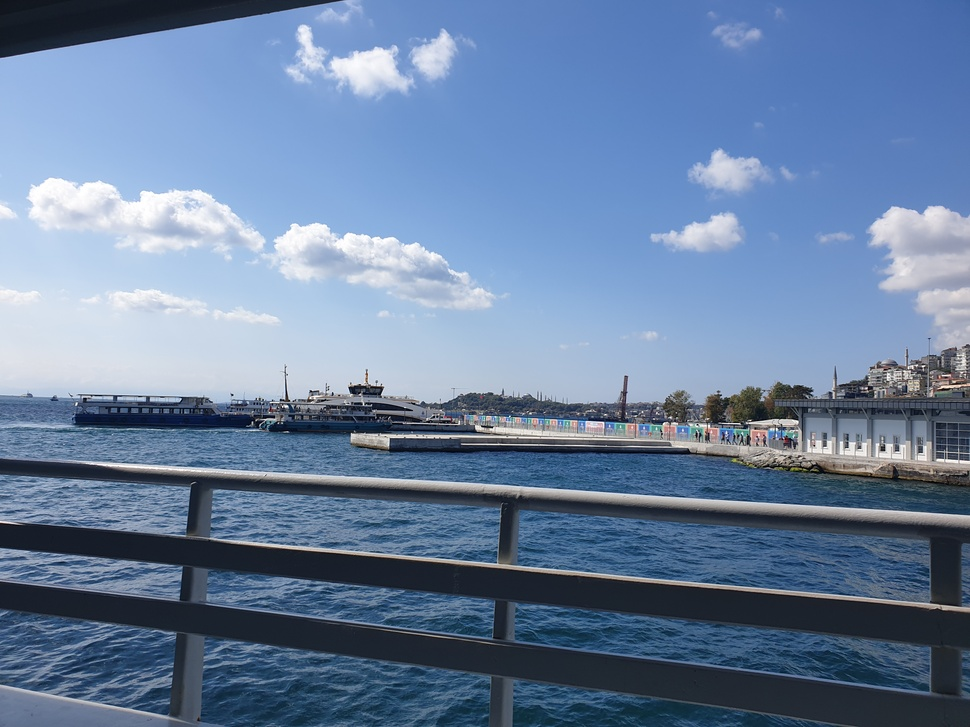
#> input picture Q/slic.jpg, 970 x 727 px, shrunk from 4032 x 3024 before the run, found by its file name
$ python q3.py   (older library calls are emulated)
#> lines starting #> are read from the running program, lines starting #| are printed output that depends on the picture; after the words box and inside, x2 and y2 are one past the last pixel; in counts of white or black regions, pixels touching at a corner belong together
#> the answer given: 3
#> further down, image is the input picture: shape (727, 970, 3); mean B, G, R 159.8, 128.3, 105.3
import math
import sys

import cv2
import numpy as np
from scipy import ndimage


def normalize(img):
    # linear normalizing img between 0 to 255
    return ((img - img.min()) * (255 / (img.max() - img.min()))).astype('uint8')


def resize(img, zarib):
    w = int(img.shape[1] * zarib)
    h = int(img.shape[0] * zarib)
    return cv2.resize(img, (w, h), interpolation=cv2.INTER_AREA)


def q3(image, k=64, it=1):
#> called with k = 3, it = 5
    laplacian = cv2.Laplacian(cv2.cvtColor(image, cv2.COLOR_BGR2GRAY), cv2.CV_64F).astype('int')
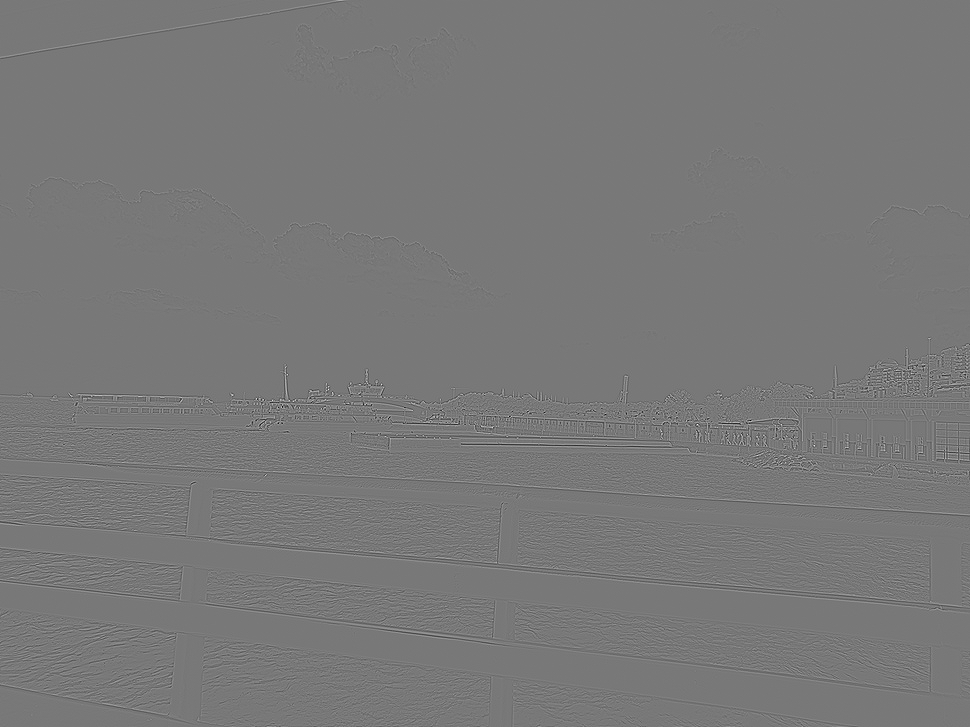
#> laplacian: shape (727, 970) int64; min -510, max 569, mean 0; drawn with min black and max white
    N = image.shape[0] * image.shape[1]
#> N = 705190
    S = math.sqrt(N / k)
#> S = 484.8
    h_main = image.shape[0]
#> h_main = 727
    w_main = image.shape[1]
#> w_main = 970
    s = int(np.ceil(S))
#> s = 485
    h = int(np.round(image.shape[0] / S))
#> h = 1
    w = int(np.round(image.shape[1] / S))
#> w = 2
    centers = np.array([[(0, 0) for i in range(w)] for j in range(h)])
#> centers = [[0, 0], [0, 0]]
    dual = np.array([[0 for i in range(image.shape[1])] for j in range(image.shape[0])])
    Lab = cv2.cvtColor(image, cv2.COLOR_BGR2Lab).astype('int')
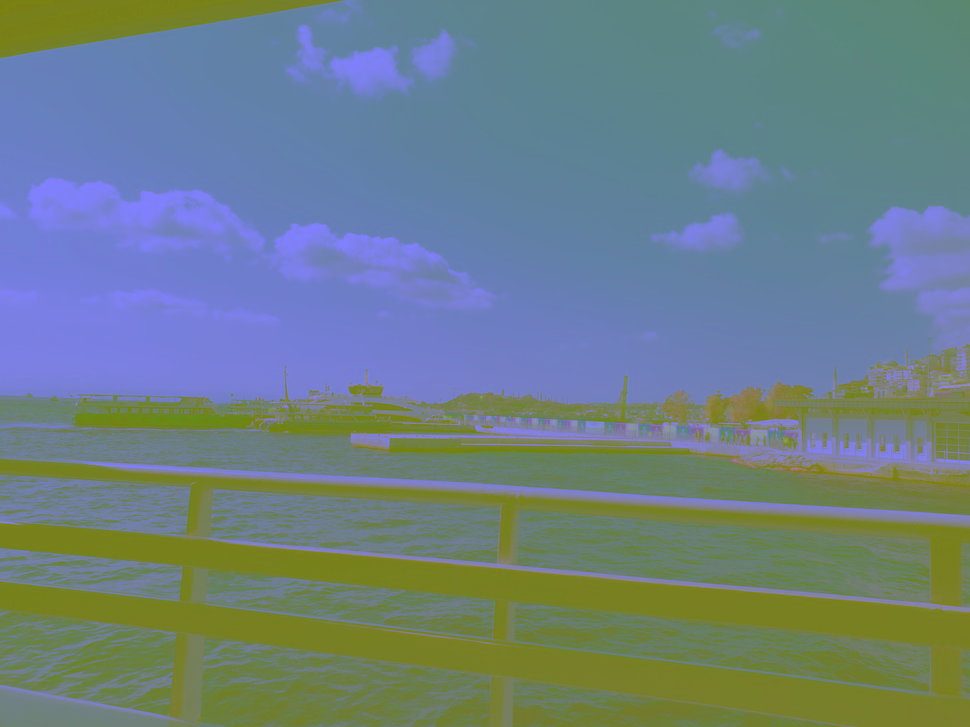
#> Lab: shape (727, 970, 3) int64; mean B, G, R 133, 128.4, 108.7
    c_num = 0
    for j in range(h):
        for i in range(w):
            y = int(np.round((S / 2) + (S * j)))
            x = int(np.round((S / 2) + (S * i)))
            t, t, minLoc, t = cv2.minMaxLoc(laplacian[y - 2:y + 3, x - 2:x + 3])
            tuple = (y + minLoc[1], x + minLoc[0])
            centers[j, i] = tuple
            s2 = int(s / 2)
            dual[max(0, tuple[0] - s2):min(h_main, tuple[0] + s2 + 1),
            max(0, tuple[1] - s2):min(w_main, tuple[1] + s2 + 1)] = c_num
            c_num += 1
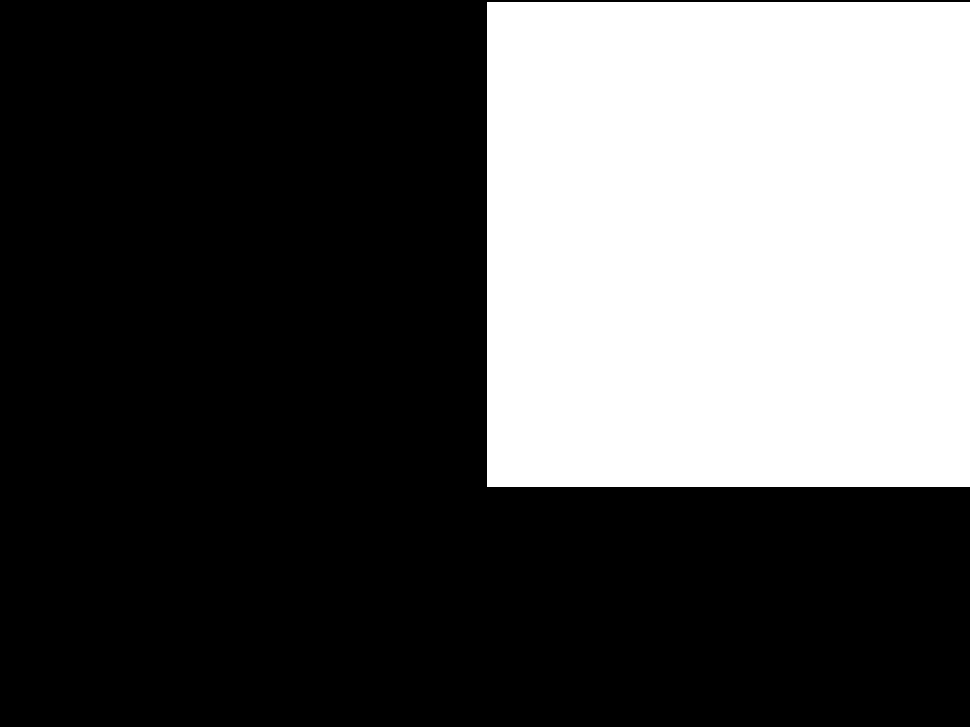
#> dual: shape (727, 970) int64; values 0 (black) and 1 (white), 33.2% white; 1 white region, box (x1, y1, x2, y2) and area: (487, 2, 970, 487) 234255
#> after the loop, c_num = 2; centers = [[245, 243], [244, 729]]
            # [7 lines of commented-out code are left out]
    temp = np.subtract(np.zeros_like(dual), 1)
    alpha = 6 / S
#> alpha = 0.0124
    inf = (s * 2) + S ** 2 * (256 * 3)
#> inf = 180529610
    # print(centers)
    for tu in range(it):
        print('Startint',it,'step')
        for j in range(h + 1):
            for i in range(w + 1):
                coords = np.array([0, 0, 0, 0])

                if i < w and j < h:
                    c0, c1 = centers[j, i, 0], centers[j, i, 1]
                    coords[0] = (dual[c0, c1])
                    l0, a0, b0 = Lab[c0, c1, 0], Lab[c0, c1, 1], Lab[c0, c1, 2]
                    up_y = c0
                    up_x = c1

                if i != 0 and j != h:
                    p1y, p1x = centers[j, i - 1, 0], centers[j, i - 1, 1]
                    coords[1] = (dual[p1y, p1x])
                    l1, a1, b1 = Lab[p1y, p1x, 0], Lab[p1y, p1x, 1], Lab[p1y, p1x, 2]
                    down_x = p1x
                    up_y = p1y

                if j != 0 and i != w:
                    p2y, p2x = centers[j - 1, i, 0], centers[j - 1, i, 1]
                    coords[2] = (dual[p2y, p2x])
                    l2, a2, b2 = Lab[p2y, p2x, 0], Lab[p2y, p2x, 1], Lab[p2y, p2x, 2]
                    down_y = p2y
                    up_x = p2x

                if j != 0 and i != 0:
                    p3y, p3x = centers[j - 1, i - 1, 0], centers[j - 1, i - 1, 1]
                    coords[3] = (dual[p3y, p3x])
                    l3, a3, b3 = Lab[p3y, p3x, 0], Lab[p3y, p3x, 1], Lab[p3y, p3x, 2]
                    down_x = p3x
                    down_y = p3y

                if i == w: up_x = w_main
                if j == h: up_y = h_main
                if i == 0: down_x = 0
                if j == 0: down_y = 0

                for s0 in range(down_y, up_y):
                    for s1 in range(down_x, up_x):

                        d = [inf, inf, inf, inf]

                        if j != h and i != w:
                            d[0] = ((alpha * math.sqrt((s0 - c0) ** 2 + (s1 - c1) ** 2)) \
                                    + math.sqrt((Lab[s0, s1, 0] - l0) ** 2 + (Lab[s0, s1, 1] - a0) ** 2 + (
                                            Lab[s0, s1, 2] - b0) ** 2))

                        if i != 0 and j != h:
                            d[1] = ((alpha * math.sqrt((s0 - p1y) ** 2 + (s1 - p1x) ** 2)) \
                                    + math.sqrt((Lab[s0, s1, 0] - l1) ** 2 + (Lab[s0, s1, 1] - a1) ** 2 + (
                                            Lab[s0, s1, 2] - b1) ** 2))

                        if j != 0 and i != w:
                            d[2] = ((alpha * math.sqrt((s0 - p2y) ** 2 + (s1 - p2x) ** 2)) \
                                    + math.sqrt((Lab[s0, s1, 0] - l2) ** 2 + (Lab[s0, s1, 1] - a2) ** 2 + (
                                            Lab[s0, s1, 2] - b2) ** 2))
                        if j != 0 and i != 0:
                            d[3] = ((alpha * math.sqrt((s0 - p3y) ** 2 + (s1 - p3x) ** 2)) \
                                    + math.sqrt((Lab[s0, s1, 0] - l3) ** 2 + (Lab[s0, s1, 1] - a3) ** 2 + (
                                            Lab[s0, s1, 2] - b3) ** 2))

                        temp[s0, s1] = coords[np.argmin(d)]
                        # print(d)
                        # print(dual[s0, s1])
                print(i, j, '/', w, h)

        dual = ndimage.median_filter(temp, size=int(math.sqrt(S)*2.5))

        c_num = 0
        err_count = 0
        threshold = S / 10
        if tu == it - 1:
            print('FINISH')
            break
        cc = 0
        for j in range(h):
            for i in range(w):
                if c_num in dual:
                    mod = np.zeros_like(dual)
                    mod[dual == c_num] = 1
                    ah = int(np.round(np.sum(np.transpose(mod).dot(range(h_main))) / np.count_nonzero(mod)))
                    aw = int(np.round(np.sum(mod.dot(range(w_main))) / np.count_nonzero(mod)))
                    c0, c1 = centers[j, i, 0], centers[j, i, 1]
                    distance = (ah - c0) ** 2 + (aw - c1) ** 2
                    print(centers[j, i], '->', (ah, aw))
                    centers[j, i] = (ah, aw)
                    if distance < threshold:
                        err_count += 1
                    cc+=1
                c_num += 1
            print(j, '/', h)

        # print("dddddddddddddddd", err_count, c_num)
        print(err_count, '->', cc)
        if err_count < cc * 0.2:
            print('FINISH')
            break
        print(tu + 1, '/ ', it)
#> this loop made 1 pass
#| [245 243] -> (353, 176)
#| [244 729] -> (368, 628)
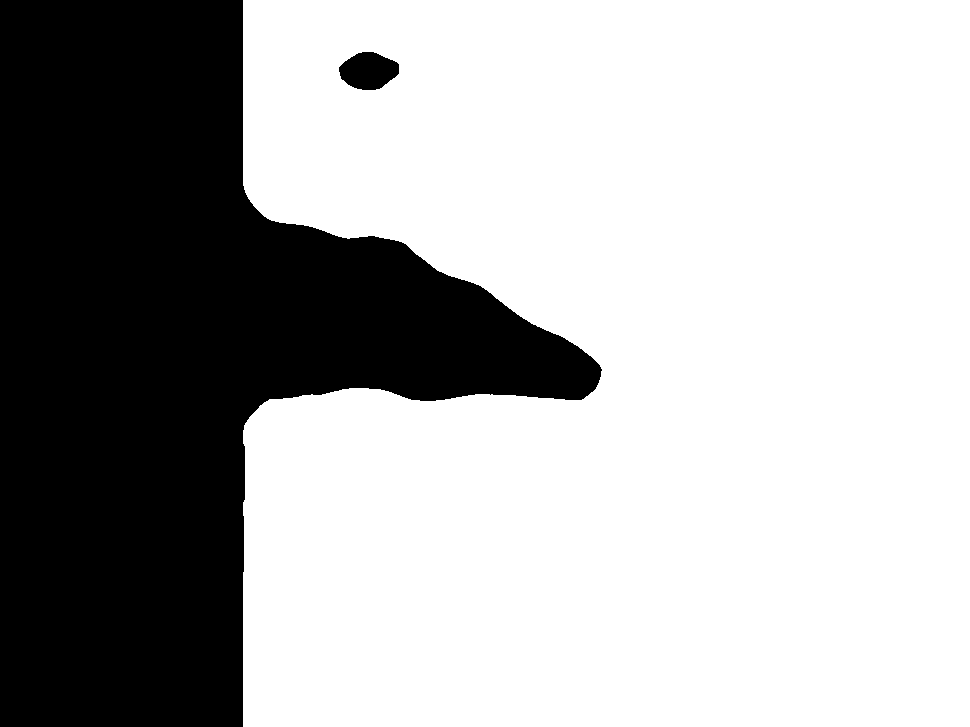
#> mod: shape (727, 970) int64; values 0 (black) and 1 (white), 68.3% white; 2 black regions, box (x1, y1, x2, y2) and area: (0, 0, 602, 727) 222105, (339, 52, 399, 90) 1685
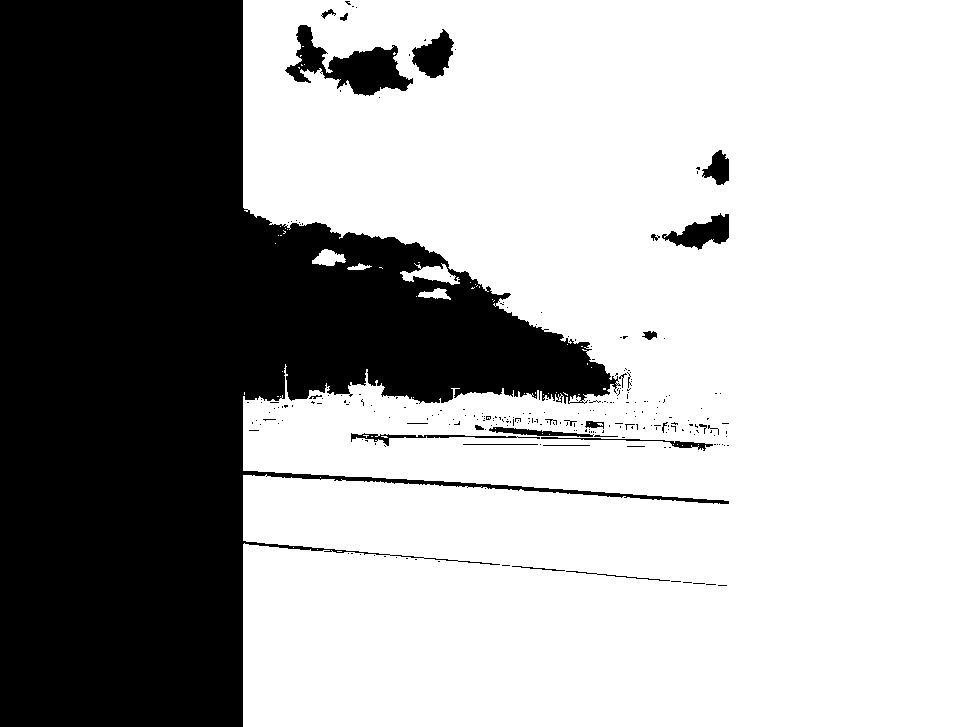
#> temp: shape (727, 970) int64; values 0 (black) and 1 (white), 67% white; 259 black regions (231 under 20 px), largest, box (x1, y1, x2, y2) and area: (0, 0, 729, 727) 223434, (285, 25, 413, 96) 3731, (662, 213, 729, 250) 1246
#> after the loop, centers = [[353, 176], [368, 628]]

    dual = np.array(dual, dtype='uint8')
    dual = cv2.Canny(dual, 0, 0)
    dual = cv2.blur(dual, (3,3))
    dual = np.multiply(np.array(dual, dtype='int'), 255)

    image = np.array(image, dtype='int')
    image = np.add(image, cv2.merge((dual, dual, dual)))
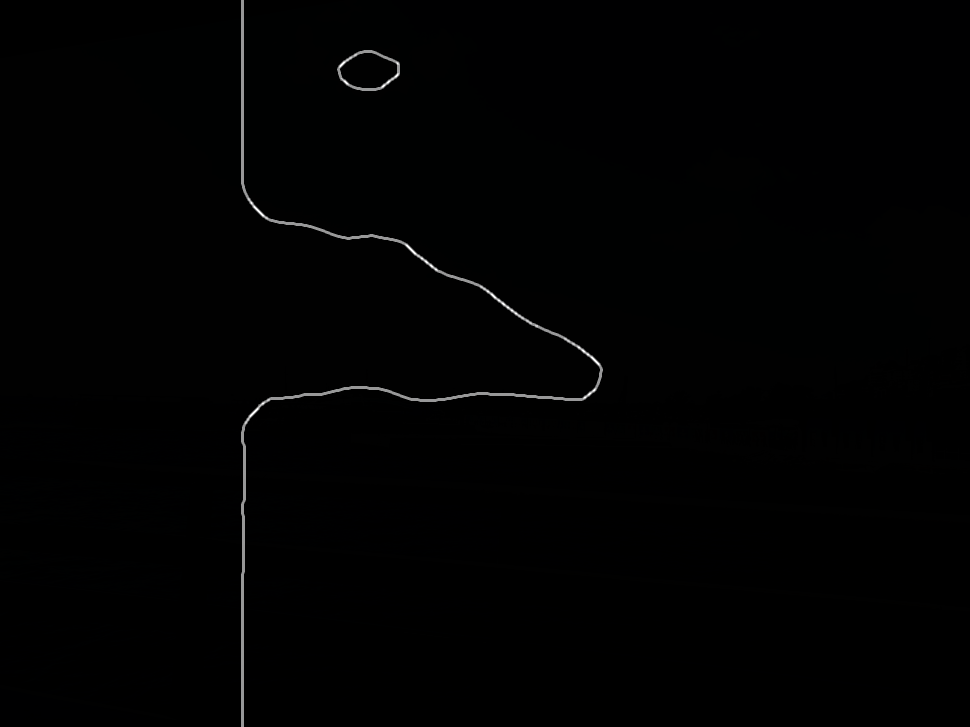
#> image: shape (727, 970, 3) int64; mean B, G, R 297.8, 266.3, 243.3; drawn with min black and max white
    image[image > 255] = 0
    image = np.array(image, dtype='uint8')

    return image


if __name__ == '__main__':
    k = int(input('please input k: '))
    image = cv2.imread('slic.jpg', 1)
    result = q3(image, k, 5)
    cv2.imwrite('res06.jpg', result)
